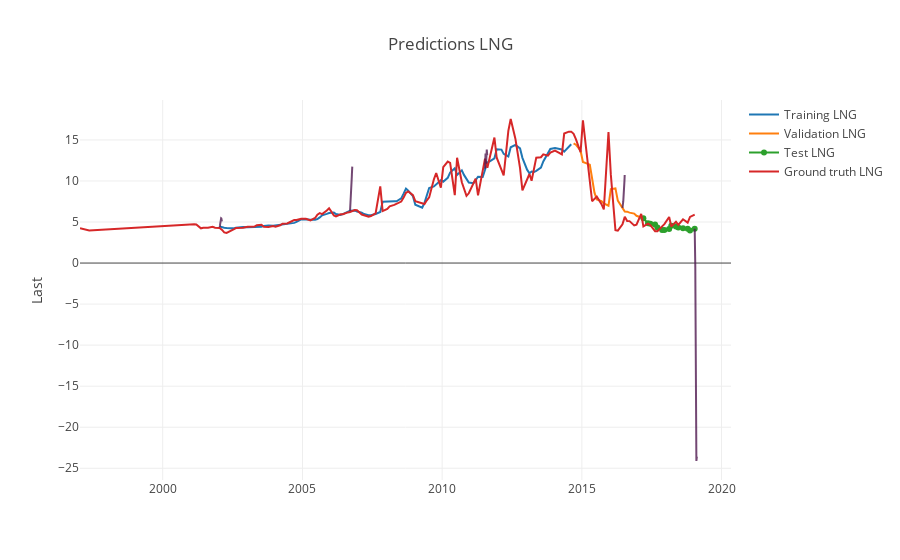
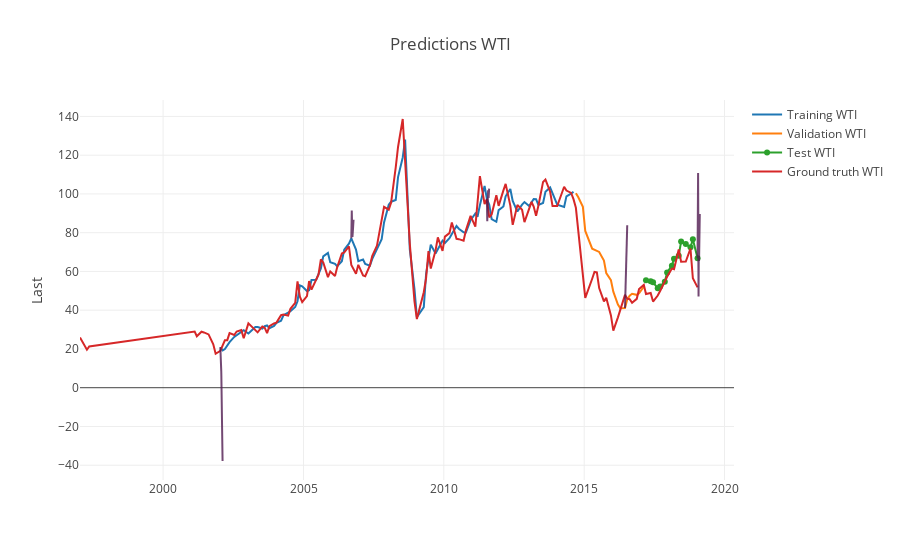

The code cell stored with these charts, in order, in its notebook:
### Markdown cell above
# Plot Predictions

### Code cell
for el in tms_filtered.columns:
    # Trace for training
    training = go.Scatter(
        x = train_preds.index,
        y = train_preds['preds_%s' % el],
        name = 'Training %s' % el
    )
    # Trace for validation
    validation = go.Scatter(
        x = val_preds.index,
        y = val_preds['preds_%s' % el],
        name = 'Validation %s' % el
    )
    # Trace for test
    test = go.Scatter(
        x = test_preds.index,
        y = test_preds['preds_%s' % el],
        name = 'Test %s' % el
    )
    # Trace for ground truth
    ground_truth = go.Scatter(
        x = tms_filtered.index,
        y = tms_filtered[el],
        name = 'Ground truth %s' % el,  
    )
    # Trace for ahead predictions
    aheads = []
    for ahead_preds in all_ahead_preds:
        ahead = go.Scatter(
            x = ahead_preds.index,
            y = ahead_preds['preds_%s' % el],
            showlegend=False,
            marker = dict(color = 'rgba(80, 26, 80, 0.8)')
        )
        aheads.append(ahead)
    data = [training, validation, test, ground_truth] + aheads
    layout = go.Layout(
        title = 'Predictions %s ' % el,
        yaxis = dict(title = 'Last')
    )
    fig = go.Figure(data = data, layout = layout)
    iplot(fig)
